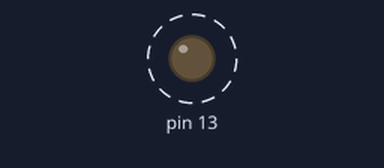
This sketch was run on a simulated Arduino Uno, built with avr-gcc and run on an emulated ATmega328P. Shown: output pins drawn as LEDs (lit = HIGH). Dashed ring = blinking.

Above: at 0.2 s.
Timing chart, 0 to 3.0 s (numbered marks = the images above):
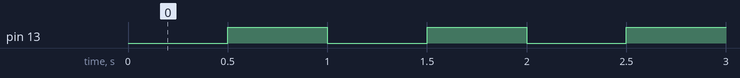

The sketch:

056-optoout.ino
```cpp
int stato = LOW;

void setup() {
  pinMode(13, OUTPUT);
}

void loop() {
  digitalWrite(13, stato);
  delay(500);
  stato = !stato;
}
```

Measured:
- by itself, pin 13: alternates HIGH for 0.50 s and LOW for 0.50 s
